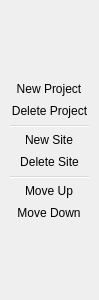
<?xml version="1.0" encoding="UTF-8"?>
<ui version="4.0">
 <class>SplitterHandleWidgetUI</class>
 <widget class="QWidget" name="SplitterHandleWidgetUI">
  <property name="geometry">
   <rect>
    <x>0</x>
    <y>0</y>
    <width>27</width>
    <height>300</height>
   </rect>
  </property>
  <property name="cursor">
   <cursorShape>SplitHCursor</cursorShape>
  </property>
  <property name="windowTitle">
   <string>Form</string>
  </property>
  <layout class="QVBoxLayout" name="verticalLayout">
   <property name="spacing">
    <number>0</number>
   </property>
   <property name="leftMargin">
    <number>0</number>
   </property>
   <property name="topMargin">
    <number>0</number>
   </property>
   <property name="rightMargin">
    <number>0</number>
   </property>
   <property name="bottomMargin">
    <number>0</number>
   </property>
   <item>
    <spacer name="verticalSpacer">
     <property name="orientation">
      <enum>Qt::Vertical</enum>
     </property>
     <property name="sizeHint" stdset="0">
      <size>
       <width>20</width>
       <height>73</height>
      </size>
     </property>
    </spacer>
   </item>
   <item>
    <widget class="QWidget" name="widget" native="true">
     <property name="cursor">
      <cursorShape>PointingHandCursor</cursorShape>
     </property>
     <layout class="QHBoxLayout" name="horizontalLayout">
      <property name="spacing">
       <number>0</number>
      </property>
      <property name="leftMargin">
       <number>0</number>
      </property>
      <property name="topMargin">
       <number>0</number>
      </property>
      <property name="rightMargin">
       <number>0</number>
      </property>
      <property name="bottomMargin">
       <number>0</number>
      </property>
      <item>
       <widget class="QToolBar" name="toolBar">
        <property name="windowTitle">
         <string>edit</string>
        </property>
        <property name="orientation">
         <enum>Qt::Vertical</enum>
        </property>
        <property name="iconSize">
         <size>
          <width>16</width>
          <height>16</height>
         </size>
        </property>
        <addaction name="actionNew_Project"/>
        <addaction name="actionDelete_Project"/>
        <addaction name="separator"/>
        <addaction name="actionNew_Site"/>
        <addaction name="actionDelete_Site"/>
        <addaction name="separator"/>
        <addaction name="actionMove_Up"/>
        <addaction name="actionMove_Down"/>
       </widget>
      </item>
     </layout>
    </widget>
   </item>
   <item>
    <spacer name="verticalSpacer_2">
     <property name="orientation">
      <enum>Qt::Vertical</enum>
     </property>
     <property name="sizeHint" stdset="0">
      <size>
       <width>20</width>
       <height>40</height>
      </size>
     </property>
    </spacer>
   </item>
  </layout>
  <action name="actionNew_Project">
   <property name="icon">
    <iconset resource="../r.qrc">
     <normaloff>:/img/Resource/137_Add_32.png</normaloff>:/img/Resource/137_Add_32.png</iconset>
   </property>
   <property name="text">
    <string>New Project</string>
   </property>
  </action>
  <action name="actionDelete_Project">
   <property name="icon">
    <iconset resource="../r.qrc">
     <normaloff>:/img/Resource/15501_Remove_32.png</normaloff>:/img/Resource/15501_Remove_32.png</iconset>
   </property>
   <property name="text">
    <string>Delete Project</string>
   </property>
  </action>
  <action name="actionNew_Site">
   <property name="icon">
    <iconset resource="../r.qrc">
     <normaloff>:/img/Resource/13205_SmartArtAddShapeBefore_32.png</normaloff>:/img/Resource/13205_SmartArtAddShapeBefore_32.png</iconset>
   </property>
   <property name="text">
    <string>New Site</string>
   </property>
  </action>
  <action name="actionDelete_Site">
   <property name="icon">
    <iconset resource="../r.qrc">
     <normaloff>:/img/Resource/27785_RemoveClosedCaption_32.png</normaloff>:/img/Resource/27785_RemoveClosedCaption_32.png</iconset>
   </property>
   <property name="text">
    <string>Delete Site</string>
   </property>
  </action>
  <action name="actionMove_Up">
   <property name="icon">
    <iconset resource="../r.qrc">
     <normaloff>:/img/Resource/16803_SmartArtReorderUp_32.png</normaloff>:/img/Resource/16803_SmartArtReorderUp_32.png</iconset>
   </property>
   <property name="text">
    <string>Move Up</string>
   </property>
  </action>
  <action name="actionMove_Down">
   <property name="icon">
    <iconset resource="../r.qrc">
     <normaloff>:/img/Resource/16804_SmartArtReorderDown_32.png</normaloff>:/img/Resource/16804_SmartArtReorderDown_32.png</iconset>
   </property>
   <property name="text">
    <string>Move Down</string>
   </property>
  </action>
 </widget>
 <resources>
  <include location="../r.qrc"/>
 </resources>
 <connections/>
</ui>
